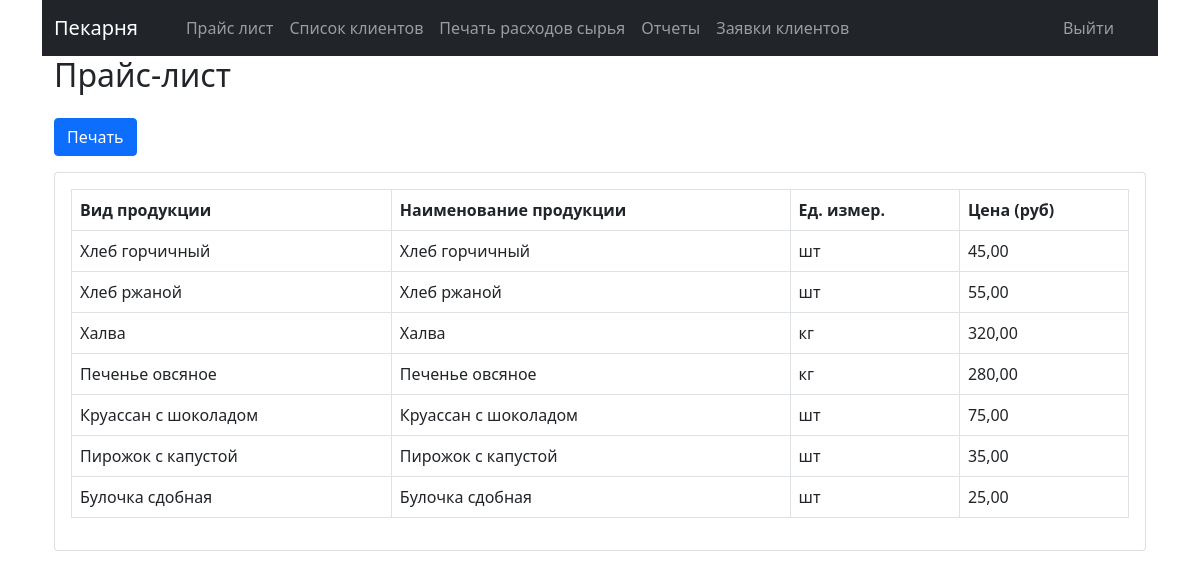
Before: /index.php/director/price_list with the older database file.
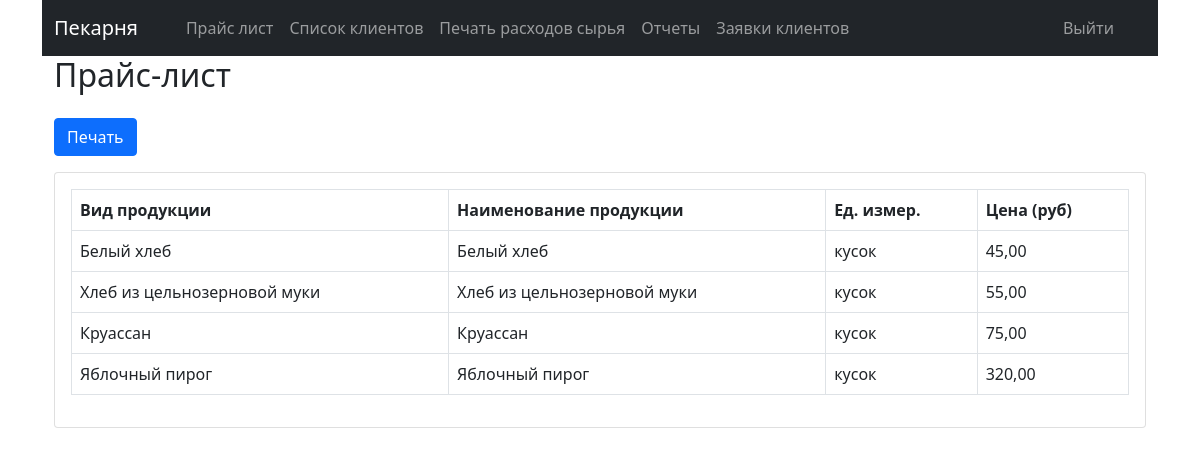
After: the same page with the newer database file.
### tables this page shows
CREATE TABLE `Products` (
  `product_id` int NOT NULL,
  `category_id` int NOT NULL,
  `name` varchar(100) NOT NULL,
  `unit_of_measure` varchar(20) NOT NULL,
  `weight` decimal(10,3) DEFAULT NULL,
  `price` decimal(10,2) NOT NULL,
  `is_active` tinyint(1) DEFAULT '1'
);

### application/controllers/Director.php (called while the page is built, shortened)
<?php
class Director extends CI_Controller {
    public function price_list() {
        $this->load->model('Product_model');
        $data['products'] = $this->Product_model->get_active_products();
        $this->load->view('templates/head.php');
        $this->load->view('templates/navbar_owner.php');
        $this->load->view('director/price_list.php', $data);
        $this->load->view('templates/footer.php');
    }
}
?>

### index.php (called while the page is built, shortened)
<?php
require_once BASEPATH.'core/CodeIgniter.php';

### application/models/Product_model.php (called while the page is built, shortened)
<?php
class Product_model extends CI_Model {
    public function get_active_products() {
        $this->db->where('is_active', 1);
        $query = $this->db->get('Products');
        return $query->result_array();
    }
}
?>

### application/views/director/price_list.php (the view)
<div class="container">
    <h2 class="mb-4">Прайс-лист</h2>
    <div class="text-right mb-3">
        <button class="btn btn-primary" onclick="window.print()">
            <i class="fas fa-print"></i> Печать
        </button>
    </div>
    <div class="card">
        <div class="card-body">
            <table class="table table-bordered table-hover">
                <thead class="thead-light">
                    <tr>
                        <th>Вид продукции</th>
                        <th>Наименование продукции</th>
                        <th>Ед. измер.</th>
                        <th>Цена (руб)</th>
                    </tr>
                </thead>
                <tbody>
                    <?php foreach ($products as $product): ?>
                    <tr>
                        <td><?= htmlspecialchars($product['name']) ?></td>
                        <td><?= htmlspecialchars($product['name']) ?></td>
                        <td><?= htmlspecialchars($product['unit_of_measure']) ?></td>
                        <td class="text-right"><?= number_format($product['price'], 2, ',', ' ') ?></td>
                    </tr>
                    <?php endforeach; ?>
                </tbody>
            </table>
        </div>
    </div>
</div>

Changed rows visible on the page:
removed products: name "Круассан с шоколадом", unit_of_measure "шт", price "75,00"
removed products: name "Пирожок с капустой", unit_of_measure "шт", price "35,00"
removed products: name "Булочка сдобная", unit_of_measure "шт", price "25,00"
changed products: name "Хлеб горчичный" → "Белый хлеб"; unit_of_measure "шт" → "кусок"
changed products: name "Хлеб ржаной" → "Хлеб из цельнозерновой муки"; unit_of_measure "шт" → "кусок"
changed products: name "Халва" → "Круассан"; unit_of_measure "кг" → "кусок"; price "320,00" → "75,00"
changed products: name "Печенье овсяное" → "Яблочный пирог"; unit_of_measure "кг" → "кусок"; price "280,00" → "320,00"
